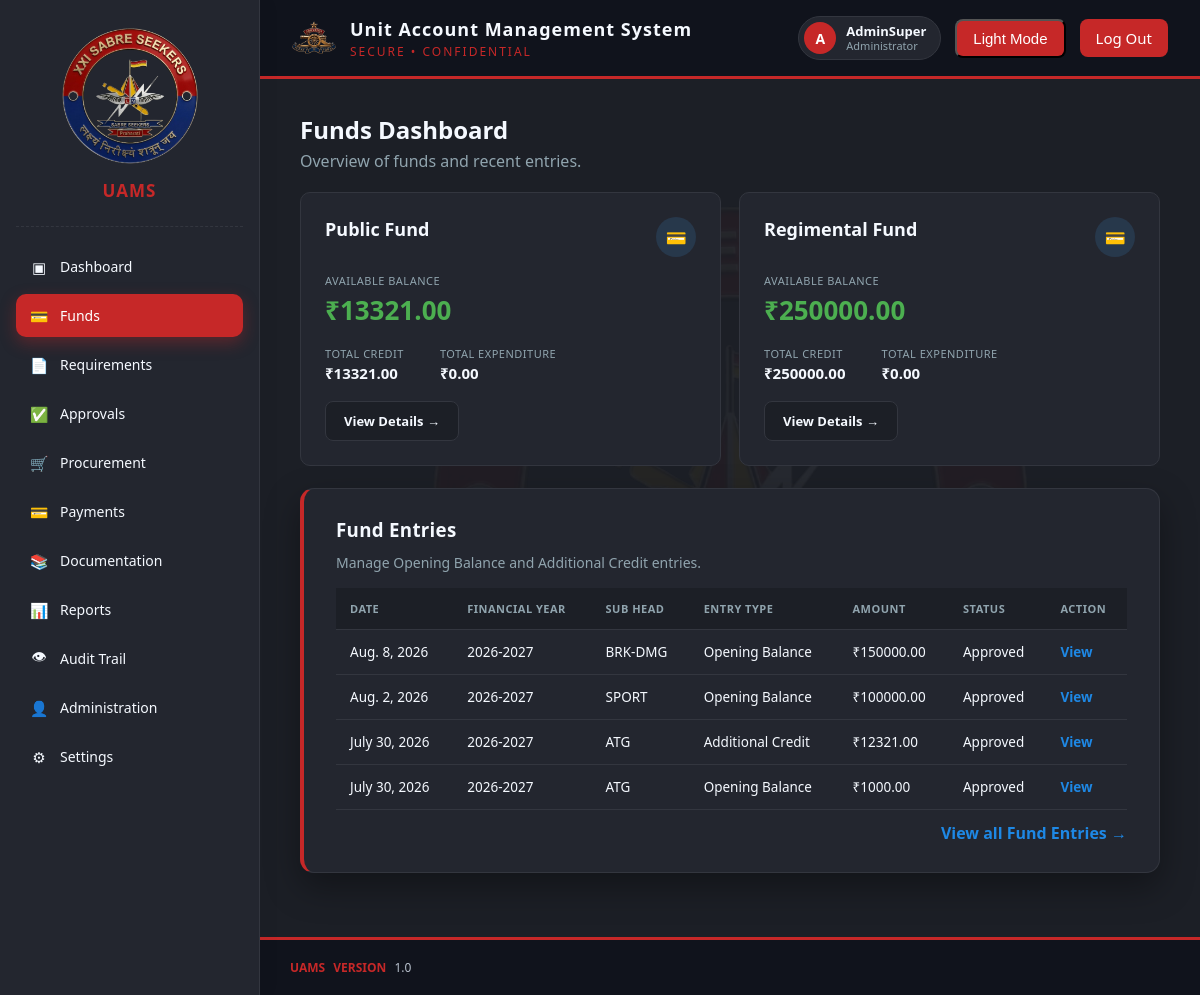
The page /finance/funds/ (signed in) on the database as committed earlier.
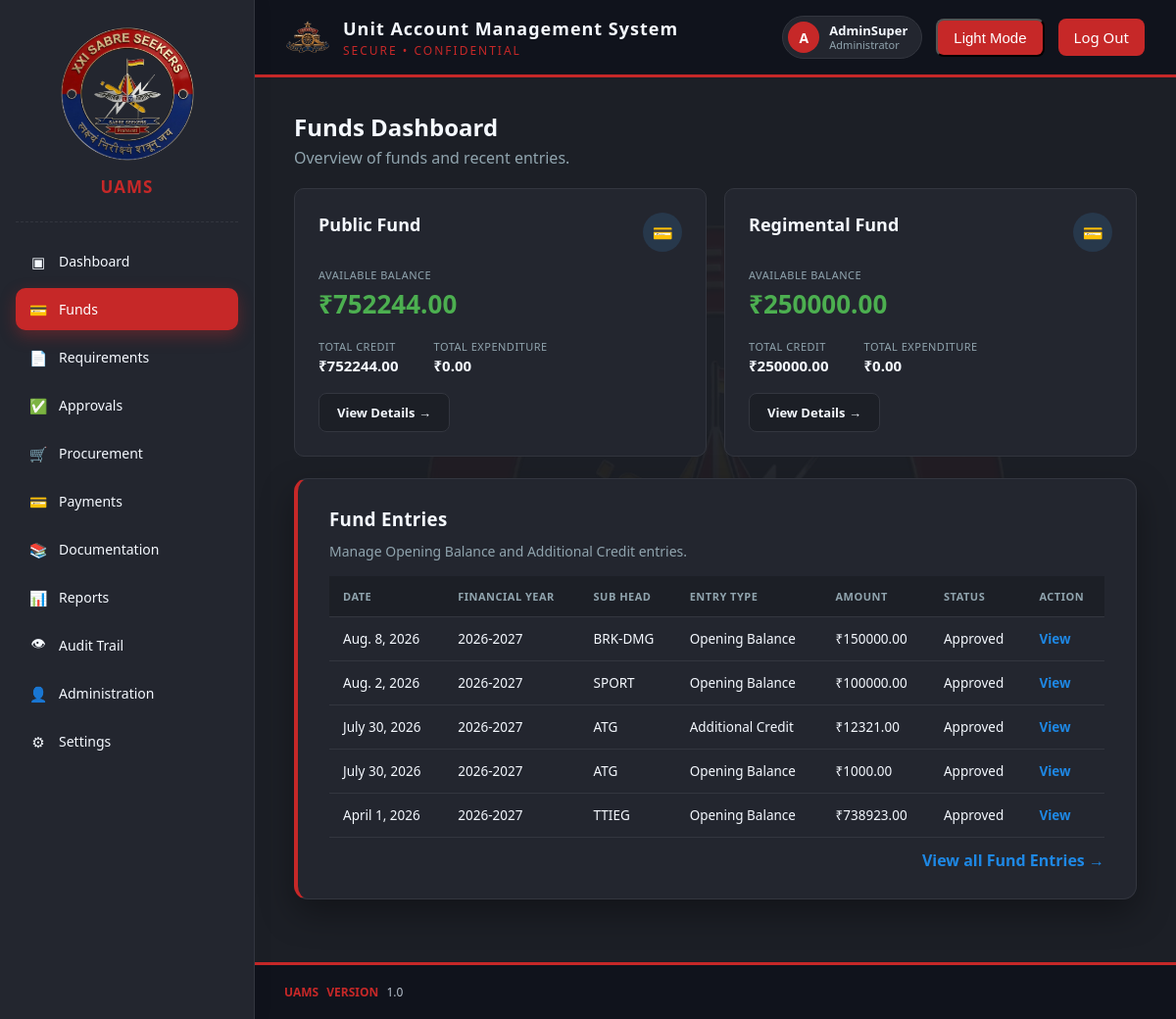
The same page on the database as committed later.
### masterdata/models.py (models this page shows, shortened)
class FundHead(CoreModel):
    name = models.CharField(max_length=150, unique=True)
    code = models.CharField(max_length=20, unique=True)
    is_active = models.BooleanField(default=True)
    class Meta:
        db_table = "md_fund_heads"
        ordering = ["name"]

class SubHead(CoreModel):
    fund_head = models.ForeignKey(
        FundHead, on_delete=models.PROTECT, related_name="sub_heads"
    )
    name = models.CharField(max_length=150)
    code = models.CharField(max_length=20)
    is_active = models.BooleanField(default=True)
    class Meta:
        db_table = "md_sub_heads"
        ordering = ["fund_head__name", "name"]
        unique_together = ("fund_head", "code")
        verbose_name_plural = "Sub Heads"

### finance/models.py (models this page shows, shortened)
class FundEntry(CoreModel):
    ENTRY_TYPE_CHOICES = [
        ("OPENING", "Opening Balance"),
        ("ADDITIONAL_CREDIT", "Additional Credit"),
    ]
    STATUS_CHOICES = [
        ("DRAFT", "Draft"),
        ("PENDING_CFA", "Pending CFA Approval"),
        ("APPROVED", "Approved"),
        ("RETURNED", "Returned for Correction"),
        ("REJECTED", "Rejected"),
        ("REVERSED", "Reversed"),
    ]
    financial_year = models.ForeignKey(
        FinancialYear,
        on_delete=models.PROTECT,
        related_name="fund_entries",
    )
    sub_head = models.ForeignKey(
        SubHead,
        on_delete=models.PROTECT,
        related_name="fund_entries",
    )
    entry_number = models.CharField(
        max_length=40,
        unique=True,
        editable=False,
        null=True,
        blank=True,
    )
    entry_type = models.CharField(
        max_length=25,
        choices=ENTRY_TYPE_CHOICES,
    )
    amount = models.DecimalField(
        max_digits=15,
        decimal_places=2,
        validators=[MinValueValidator(Decimal("0.01"))],
    )
    entry_date = models.DateField(
        default=timezone.localdate,
    )
    source = models.CharField(
        max_length=250,
        help_text=(
            "Example: Government grant, higher formation allocation, "
            "CSD profit or monthly cutting."
        ),
    )
    authority_number = models.CharField(
        max_length=100,
        blank=True,
        null=True,
    )
    authority_date = models.DateField(
        blank=True,
        null=True,
    )
    remarks = models.TextField(
        blank=True,
        null=True,
    )
    status = models.CharField(
        max_length=20,
        choices=STATUS_CHOICES,
        default="DRAFT",
    )
    cfa_remarks = models.TextField(
        blank=True,
        null=True,
    )
    cfa_acted_by = models.ForeignKey(
        settings.AUTH_USER_MODEL,
        on_delete=models.PROTECT,
        related_name="fund_entries_cfa_acted",
        blank=True,
        null=True,
    )
    cfa_acted_at = models.DateTimeField(
        blank=True,
        null=True,
    )
    class Meta:
        db_table = "fin_fund_entries"
        ordering = ["-entry_date", "-created_at"]
        verbose_name = "Fund Entry"
        verbose_name_plural = "Fund Entries"

class FinancialYear(CoreModel):
    name = models.CharField(
        max_length=9,
        unique=True,
        verbose_name="Financial Year",
        help_text="Example: 2026-27",
    )
    start_date = models.DateField()
    end_date = models.DateField()
    is_active = models.BooleanField(
        default=False,
        help_text="Only one financial year can remain active.",
    )
    is_closed = models.BooleanField(
        default=False,
        help_text="Closed financial years cannot accept new transactions.",
    )
    class Meta:
        db_table = "fin_financial_years"
        ordering = ["-start_date"]
        verbose_name = "Financial Year"
        verbose_name_plural = "Financial Years"
    def __str__(self):
        return self.name

### finance/views.py (the view)
@login_required
def fund_dashboard(request):
    role = getattr(request.user, "role", None)
    if role not in FUND_ROLES:
        raise PermissionDenied(
            "You are not authorised to access Funds."
        )
    fund_heads = []
    for fh in FundHead.objects.filter(is_active=True).order_by("name"):
        txns = FundTransaction.objects.filter(sub_head__fund_head=fh)
        summary = _balance_summary(txns)
        fund_heads.append({"fund_head": fh, **summary})
    if role == "ACCOUNTS_OFFICER":
        entries = FundEntry.objects.filter(
            created_by=request.user
        ).select_related(
            "financial_year", "sub_head", "sub_head__fund_head", "cfa_acted_by",
        )
    elif role == "CFA":
        entries = FundEntry.objects.filter(
            status="PENDING_CFA"
        ).select_related(
            "financial_year", "sub_head", "sub_head__fund_head", "created_by",
        )
    else:
        entries = FundEntry.objects.select_related(
            "financial_year", "sub_head", "sub_head__fund_head",
            "created_by", "cfa_acted_by",
        )
    context = {
        "fund_heads": fund_heads,
        "entries": entries[:10],
        "role": role,
    }
    return render(request, "finance/fund_dashboard.html", context)

### core_base/models.py (called while the page is built)
    def get_queryset(self):
        return super().get_queryset().filter(is_deleted=False)

### finance/views.py (called while the page is built)
def _balance_summary(transaction_qs):
    totals = transaction_qs.aggregate(
        total_credit=Coalesce(
            Sum("amount", filter=Q(transaction_type__in=CREDIT_TYPES)),
            ZERO,
        ),
        total_expenditure=Coalesce(
            Sum("amount", filter=Q(transaction_type="EXPENDITURE")),
            ZERO,
        ),
        total_debit=Coalesce(
            Sum("amount", filter=Q(transaction_type__in=DEBIT_TYPES)),
            ZERO,
        ),
    )
    totals["available_balance"] = (
        totals["total_credit"] - totals["total_debit"]
    )
    return totals

### templates/finance/fund_dashboard.html (shortened to what this page needs)
{% load static %}
<!DOCTYPE html>
<html lang="en">
<head>
  <link rel="stylesheet" href="{% static 'css/style.css' %}">
</head>
<body>
<div class="app-layout">
  {% include 'partials/sidebar.html' with active_nav='funds' %}
  <div class="main-content">
    {% include 'partials/header.html' with active_nav='funds' %}
    <div class="dashboard-shell">
      <div class="fd-page-head">
        <h2>Funds Dashboard</h2>
        <p>Overview of funds and recent entries.</p>
      </div>
      <div class="fd-fund-grid">
        {% for fh in fund_heads %}
          <div class="fd-fund-card">
            <div class="fd-fund-card-head">
              <h3>{{ fh.fund_head.name }}</h3>
              <div class="fd-fund-icon">&#128179;</div>
            </div>
            <div class="fd-balance-label">Available Balance</div>
            <div class="fd-balance-value">&#8377;{{ fh.available_balance|floatformat:2 }}</div>
            <div class="fd-mini-row">
              <div>
                <div class="fd-mini-label">Total Credit</div>
                <div class="fd-mini-value">&#8377;{{ fh.total_credit|floatformat:2 }}</div>
              </div>
              <div>
                <div class="fd-mini-label">Total Expenditure</div>
                <div class="fd-mini-value">&#8377;{{ fh.total_expenditure|floatformat:2 }}</div>
              </div>
            </div>
            <a href="{% url 'finance:fund-head-detail' fh.fund_head.pk %}" class="fd-view-btn">View Details &rarr;</a>
          </div>
        {% empty %}
          <div class="fd-fund-card">
            <p style="color:var(--text-secondary);">No active Fund Heads configured yet.</p>
          </div>
        {% endfor %}
      </div>
      <div class="card">
        <div class="fd-entries-head">
          <div>
            <h3>Fund Entries</h3>
            <p>Manage Opening Balance and Additional Credit entries.</p>
          </div>
        </div>
        <table class="fd-table">
          <thead>
            <tr>
              <th>Date</th>
              <th>Financial Year</th>
              <th>Sub Head</th>
              <th>Entry Type</th>
              <th>Amount</th>
              <th>Status</th>
              <th>Action</th>
            </tr>
          </thead>
          <tbody>
            {% for entry in entries %}
              <tr>
                <td>{{ entry.entry_date }}</td>
                <td>{{ entry.financial_year }}</td>
                <td>{{ entry.sub_head.code }}</td>
                <td>{{ entry.get_entry_type_display }}</td>
                <td>&#8377;{{ entry.amount }}</td>
                <td>{{ entry.get_status_display }}</td>
                <td><a href="{% url 'finance:fund-entry-detail' entry.pk %}" class="fd-view-link">View</a></td>
              </tr>
            {% empty %}
              <tr><td colspan="7" class="fd-empty">No Fund Entries found.</td></tr>
            {% endfor %}
          </tbody>
        </table>
        <div style="text-align:right; margin-top:12px;">
          <a href="{% url 'finance:fund-entry-list' %}" class="fd-view-link">View all Fund Entries &rarr;</a>
        </div>
      </div>
    </div>
    {% include 'partials/footer.html' %}
  </div>
</div>
</body>
</html>

Rows that differ between the two databases and show on the page:
computed for FundHead "Public Fund": available_balance "13321.00" → "752244.00"; total_credit "13321.00" → "752244.00"
added FundEntry: entry_date "April 1, 2026", financial_year "2026-2027", sub_head.code "TTIEG", entry_type "Opening Balance", amount "738923.00", status "Approved"
